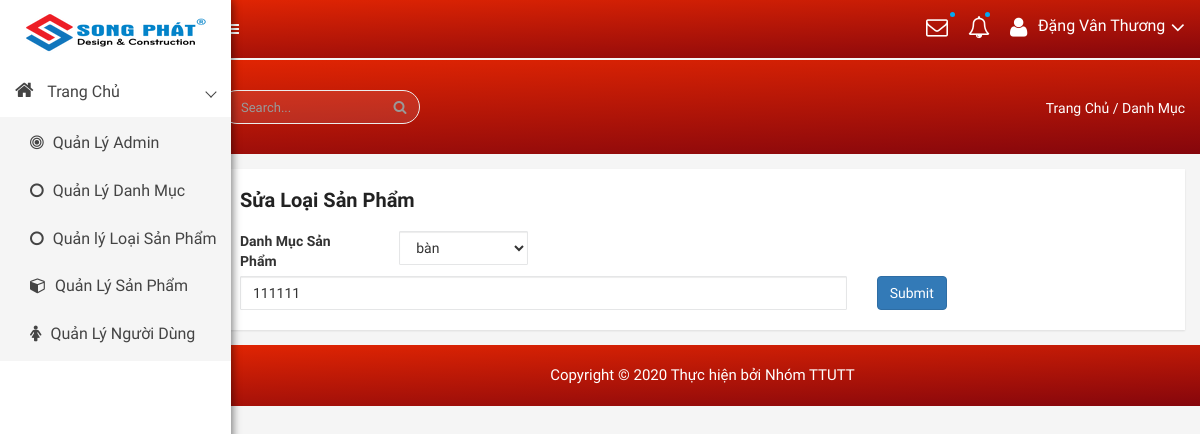
The app's page /admin/modules/type/edit.php, older data.
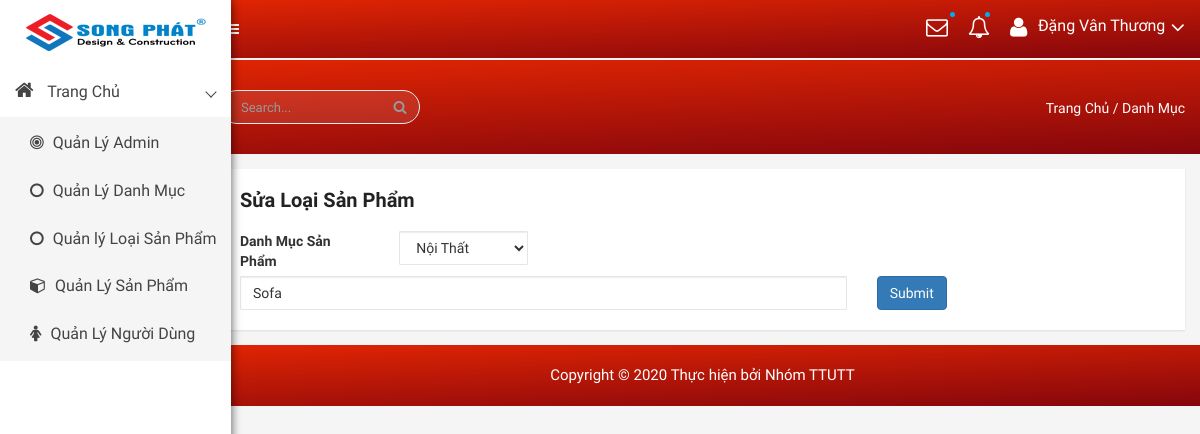
The same page, newer data.
### tables this page shows
CREATE TABLE `type` (
  `id` int(11) NOT NULL,
  `name` varchar(100) NOT NULL,
  `category` int(100) NOT NULL
);

### libraries/Database.php (called while the page is built, shortened)
<?php
class DataProvider
{
	public static function ExecuteQuery($sql)
	{
		try{
			$connection = mysqli_connect("localhost","root","", "webnoithat");
			mysqli_query($connection, "set names 'utf8'");
			$result = mysqli_query($connection, $sql);
			return $result;
		}catch(Exception $ex)
		{
			return null;
		}
    }
}
?>

### admin/modules/type/edit.php (the view, shortened to what this page needs)
<?php require_once __DIR__ . "/../../layouts/header.php" ?>
<div class="product-status mg-tb-15">
   <div class="container-fluid">
      <div class="row">
         <div class="col-lg-12 col-md-12 col-sm-12 col-xs-12">
            <div class="product-status-wrap">
               <h4>Sửa Loại Sản Phẩm</h4>
               <?php
                           try {
                               $sql = "SELECT id, name, category  FROM type";
                               $result = DataProvider::ExecuteQuery($sql);
                               $row = mysqli_fetch_array($result);
                           } catch (Exception $ex) {
                               echo "Không thể mở CSDL";
                           }
                           ?>
               <form action="" method="post" enctype="multipart/form-data">
                  <div class="row ">
                     <div class="col-lg-2">
                        <label>Danh Mục Sản Phẩm</label>
                     </div>
                     <div class="col-lg-2 ">
                        <select class="form-control form-control-lg" name="loaisp">
                           <?php
                           $dsLoaiSP = DataProvider::ExecuteQuery("SELECT id, name FROM category");
                           while ($loai = mysqli_fetch_array($dsLoaiSP)) {
                              echo  " <option value='{$loai['id']}'> {$loai['name']} </option>";
                           }
                           ?>
                        </select>
                     </div>
                  </div>
                  <div class="row">
                     <div class="col-lg-8">
                        <input type="text" class="form-control" placeholder="Tên loại" name="tenloai" <?php echo "value='{$row['name']}'"?>>
                     </div>
                     <div class="col-lg-4">
                        <input class="btn btn-primary" type="submit" value="Submit">
                     </div>
                  </div>
               </form>
            </div>
         </div>
      </div>
   </div>
</div>
<?php
require_once __DIR__ . "/../../layouts/footer.php" ?>

Row changes from the older to the newer data that the page shows:
removed type: tenloai "111111"
added type: tenloai "Sofa"
Text that changed along with them:
form field loaisp: "bàn" → "Nội Thất"
